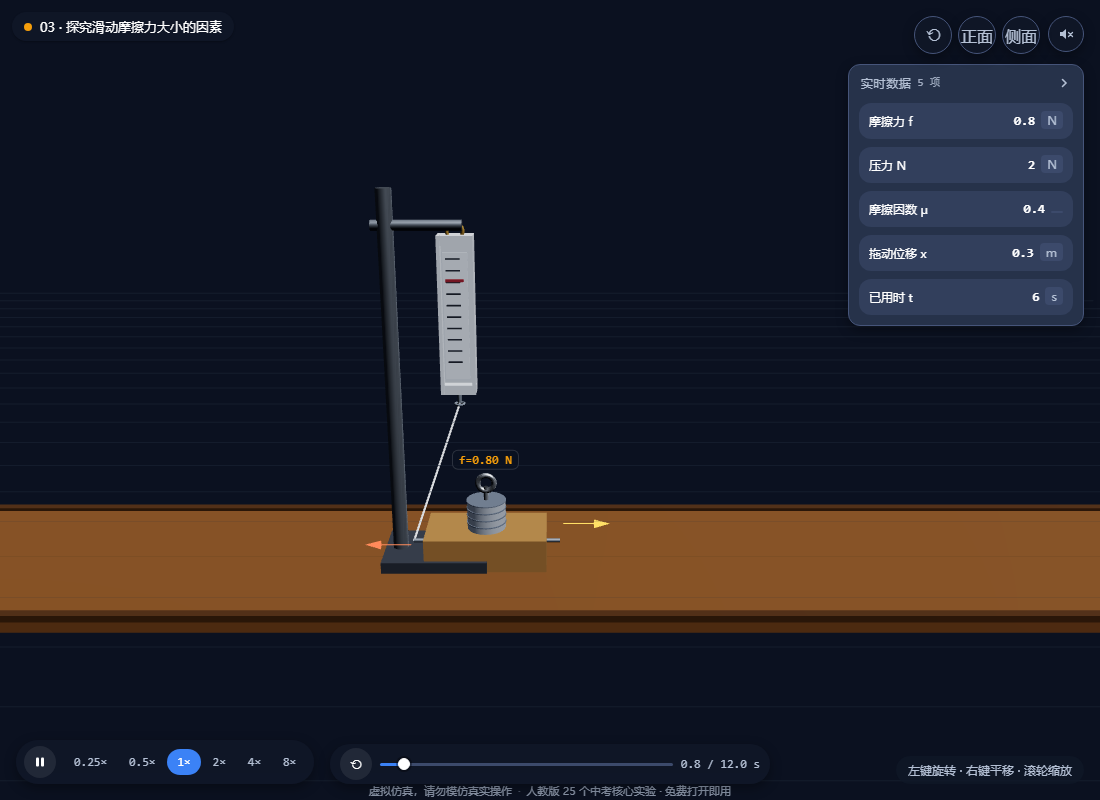
#> input picture docs/app/shots/a3-window/a3-window-p005-t6.png, 1100 x 800 px, found by its file name
$ python stitch-a3-window.py
#> lines starting #> are read from the running program, lines starting #| are printed output that depends on the picture
from PIL import Image, ImageDraw, ImageFont
import os
base = os.path.join("docs", "app", "shots", "a3-window")
items = [
    ("a3-window-p005-t6.png", "pull=0.05 m/s  (t=6s  x=0.3m)"),
    ("a3-window-p01-t6.png",  "pull=0.1 m/s   (t=6s  x=0.6m)"),
    ("a3-window-p03-t6.png",  "pull=0.3 m/s   (t=6s  x=1.8m)"),
]
imgs = [Image.open(os.path.join(base, f)).convert("RGB") for f, _ in items]
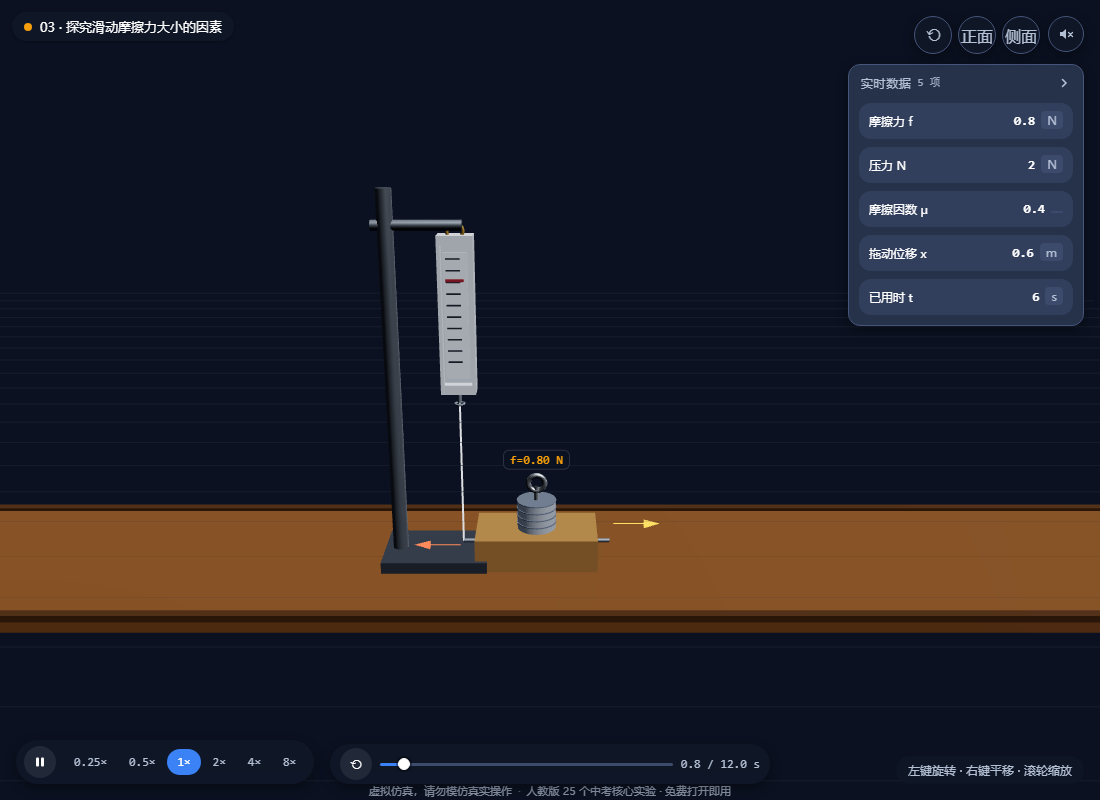
#> input picture docs/app/shots/a3-window/a3-window-p01-t6.png, 1100 x 800 px, found by its file name
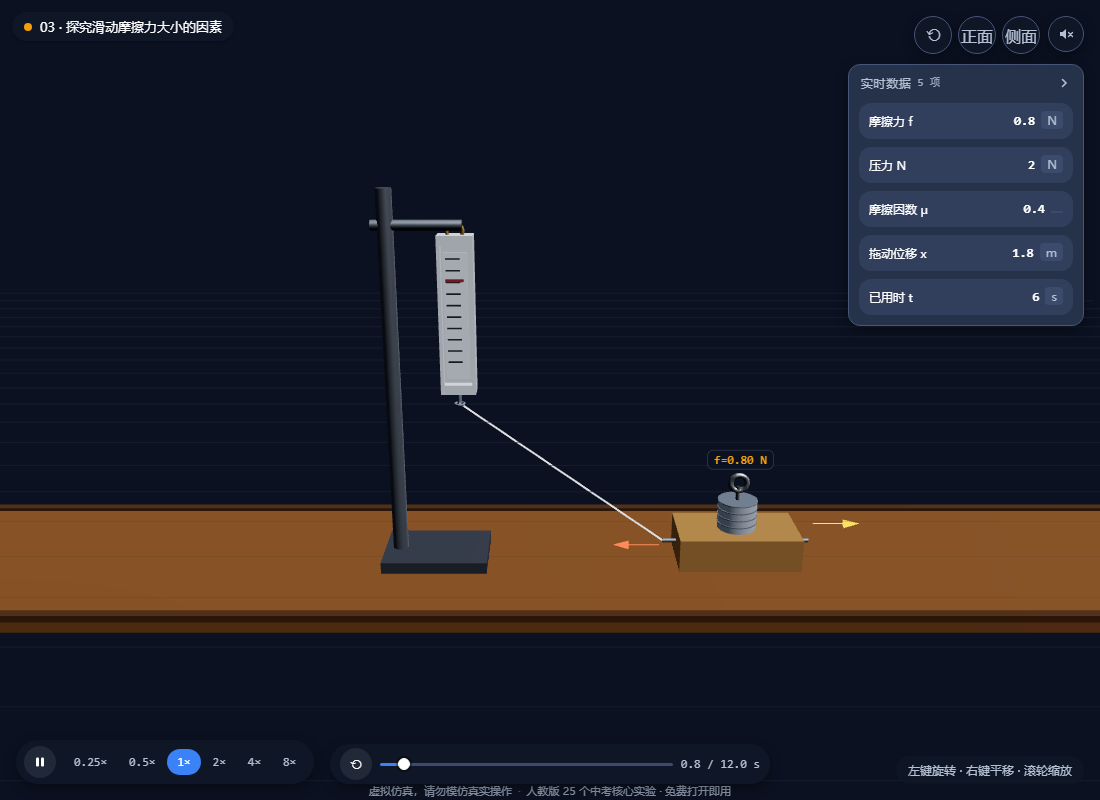
#> input picture docs/app/shots/a3-window/a3-window-p03-t6.png, 1100 x 800 px, found by its file name
w = min(i.width for i in imgs); h = min(i.height for i in imgs)
#> after `w = min((i.width for i in imgs))`: w = 1100
#> after `h = min((i.height for i in imgs))`: h = 800
imgs = [i.crop((0, 0, w, h)) for i in imgs]
#> imgs = 3 items
hdr = 46
try:
    font = ImageFont.truetype("C:/Windows/Fonts/arialbd.ttf", 26)
except Exception:
    font = ImageFont.load_default()
canvas = Image.new("RGB", (w * 3, h + hdr), (245, 247, 250))
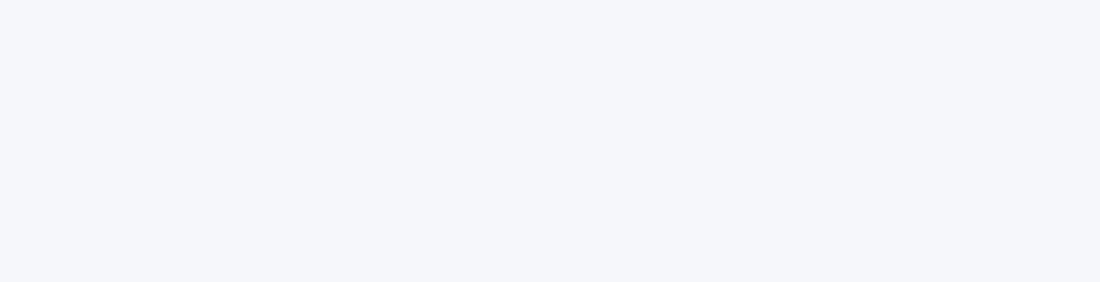
#> canvas: PIL image 3300x846 RGB (shown at 1/3 size); mean R, G, B 245, 247, 250
d = ImageDraw.Draw(canvas)
for idx, (img, (_, label)) in enumerate(zip(imgs, items)):
    x0 = idx * w
    canvas.paste(img, (x0, hdr))
    d.rectangle([x0, 0, x0 + w, hdr], fill=(30, 42, 58))
    d.text((x0 + 16, 10), label, fill=(240, 244, 250), font=font)
    if idx > 0:
        d.line([(x0, 0), (x0, h + hdr)], fill=(120, 130, 145), width=2)
#> this loop made 3 passes
#> (label, x0) on passes 1 to 3: ('pull=0.05 m/s  (t=6s  x=0.3m)', 0), ('pull=0.1 m/s   (t=6s  x=0.6m)', 1100), ('pull=0.3 m/s   (t=6s  x=1.8m)', 2200)
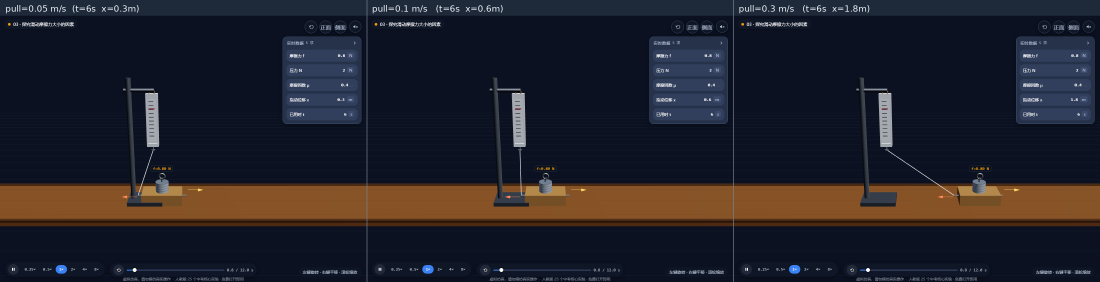
#> canvas: PIL image 3300x846 RGB (shown at 1/3 size); mean R, G, B 33.9, 33.2, 41.1
out = os.path.join(base, "a3-window-compare-t6.png")
canvas.save(out)
print("SAVED", out, canvas.size)
#| SAVED docs/app/shots/a3-window/a3-window-compare-t6.png (3300, 846)
